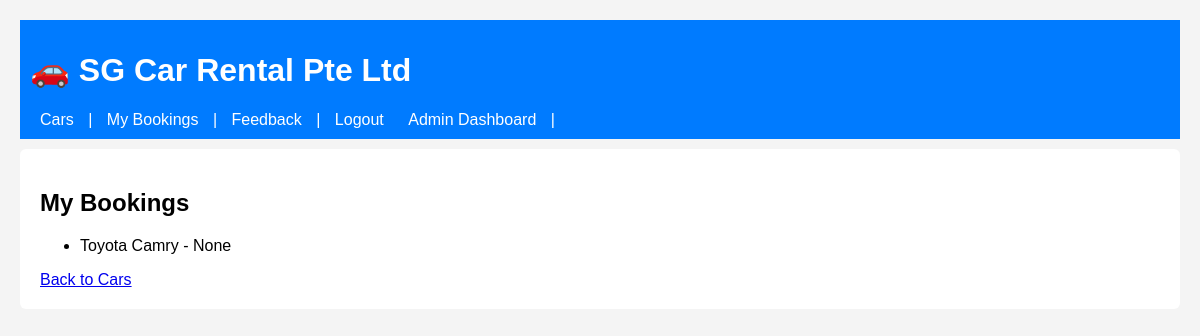
Page /my_bookings (signed in) on the earlier database version.
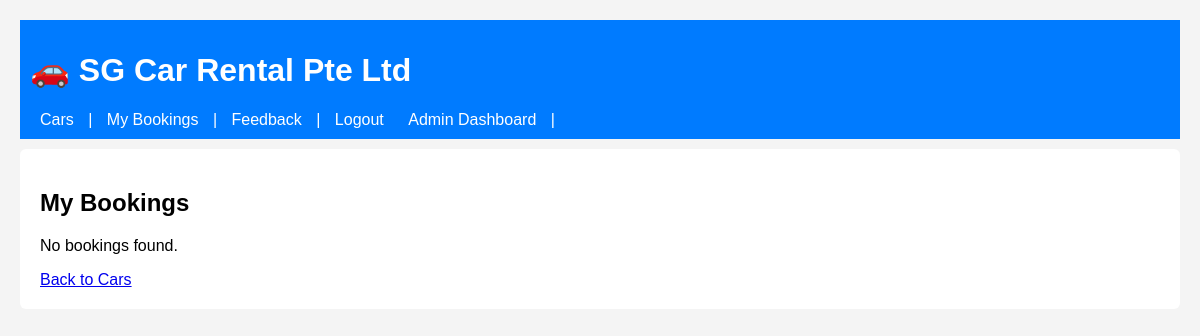
Same page on the later database version.
### tables this page shows
CREATE TABLE bookings (
            id INTEGER PRIMARY KEY AUTOINCREMENT,
            car TEXT,
            user TEXT,
            date TEXT
        );

### app.py (the view)
@app.route('/my_bookings')
def my_bookings():
    if 'username' not in session:
        return redirect('/login')
    conn = get_db_connection()
    cursor = conn.execute("SELECT car, date FROM bookings WHERE user = ?", (session['username'],))
    bookings = cursor.fetchall()
    conn.close()
    return render_template('my_bookings.html', bookings=bookings)

### app.py (called while the page is built)
def get_db_connection():
    conn = sqlite3.connect('car_rental.db')
    conn.row_factory = sqlite3.Row
    return conn

### templates/my_bookings.html
{% extends "layout.html" %}
{% block content %}
<h2>My Bookings</h2>
{% if bookings %}
<ul>
    {% for car, date in bookings %}
        <li>{{ car }} - {{ date }}</li>
    {% endfor %}
</ul>
{% else %}
<p>No bookings found.</p>
{% endif %}
<a href="{{ url_for('cars') }}">Back to Cars</a>
{% endblock %}

### templates/layout.html (shortened to what this page needs)
<!DOCTYPE html>
<html>
<head>
    <link rel="stylesheet" href="{{ url_for('static', filename='style.css') }}">
</head>
<body>
    <header>
        <h1>🚗 SG Car Rental Pte Ltd</h1>
        <nav>
            <a href="/cars">Cars</a> |
            <a href="/my_bookings">My Bookings</a> |
            <a href="/feedback">Feedback</a> |
            <a href="/logout">Logout</a>
            <a href="/admin_dashboard">Admin Dashboard</a> |
        </nav>
    </header>
    <main>
        {% block content %}{% endblock %}
    </main>
</body>
</html>

### static/style.css (style rules this page uses)
body { font-family: Arial, sans-serif; margin: 20px; background-color: #f4f4f4; }
header { background-color: #007bff; color: white; padding: 10px; }
nav a { color: white; margin: 0 10px; text-decoration: none; }
main { background-color: white; padding: 20px; border-radius: 6px; margin-top: 10px; }

Differences in the rows shown:
no longer on this page (row edited): bookings: car "Toyota Camry", date "None"
Other differences:
text now shown: "No bookings found."
